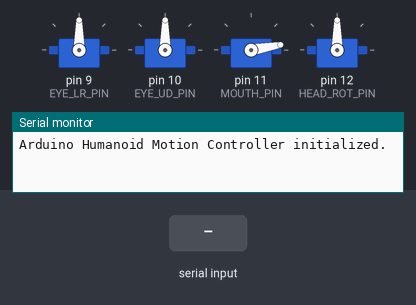
Simulated run of this sketch. Board: Arduino Uno, built with avr-gcc and run on an emulated ATmega328P. On the bench: 4 × servo, the last lines printed to the serial monitor. The test bench sets the inputs (shaded band). Random numbers use the default seed unless the sketch sets one.

Above: at 1.2 s.
1.3 s: "E\n" received over the second serial link
2.8 s: "M\n" received over the second serial link
5.8 s: "H\n" received over the second serial link
At 13.1 s:
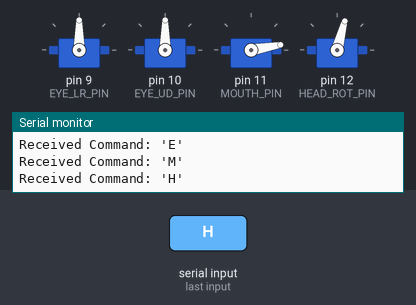
Timing chart, 0 to 13.3 s (numbered marks = the images above; inputs shaded):
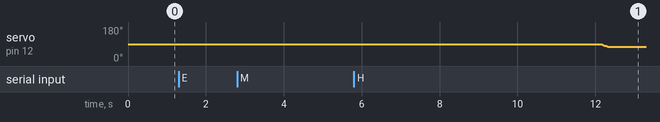

The sketch:

arduino_motion.ino
```cpp
/**
 * AI Humanoid Robot Assistant - Arduino UNO Motion Controller
 *
 * Hardware:
 * - Arduino UNO R3
 * - Servos:
 *   - SG90 Eye Left Right -> Pin 9
 *   - SG90 Eye Up Down    -> Pin 10
 *   - MG90S Mouth         -> Pin 11
 *   - MG945 Head Rotation -> Pin 12
 * - External 5V Power Supply for Servos (Common Ground with Arduino & ESP32 is MANDATORY)
 * - Serial Link to ESP32: SoftwareSerial RX (Pin 2) and TX (Pin 3)
 */

#include <Servo.h>
#include <SoftwareSerial.h>

// Pin Definitions
#define EYE_LR_PIN 9
#define EYE_UD_PIN 10
#define MOUTH_PIN 11
#define HEAD_ROT_PIN 12
#define RX_PIN 2
#define TX_PIN 3

// Software Serial to communicate with ESP32 (to avoid blocking USB programming port)
SoftwareSerial espSerial(RX_PIN, TX_PIN);

// Struct for non-blocking smooth servo movement
struct SmoothServo {
  int pin;
  int currentPos;
  int targetPos;
  float stepSize;       // Angle change per update tick
  unsigned long lastTick;
  int minAngle;
  int maxAngle;
  Servo servoObj;

  void attachServo(int p, int initPos, int minA, int maxA) {
    pin = p;
    currentPos = initPos;
    targetPos = initPos;
    minAngle = minA;
    maxAngle = maxA;
    lastTick = 0;
    stepSize = 1.0;
    servoObj.attach(pin);
    servoObj.write(initPos);
  }

  void setTarget(int target, float speed) {
    targetPos = constrain(target, minAngle, maxAngle);
    stepSize = speed;
  }

  void update() {
    if (currentPos == targetPos) return;

    unsigned long now = millis();
    if (now - lastTick >= 15) { // 15ms tick rate (~66Hz updates)
      lastTick = now;
      if (currentPos < targetPos) {
        currentPos += ceil(stepSize);
        if (currentPos > targetPos) currentPos = targetPos;
      } else {
        currentPos -= ceil(stepSize);
        if (currentPos < targetPos) currentPos = targetPos;
      }
      servoObj.write(currentPos);
    }
  }

  bool isMoving() {
    return currentPos != targetPos;
  }
};

// Instantiating Servos
SmoothServo eyeLR;
SmoothServo eyeUD;
SmoothServo mouth;
SmoothServo headRot;

// State Variables
bool mouthActive = false;
bool eyeActive = true;
bool headActive = true;

// Timers for Random Idle Movements
unsigned long lastBlinkTime = 0;
unsigned long nextBlinkInterval = 4000;

unsigned long lastEyeShiftTime = 0;
unsigned long nextEyeShiftInterval = 2500;

unsigned long lastHeadMoveTime = 0;
unsigned long nextHeadMoveInterval = 5000;

unsigned long lastMouthMoveTime = 0;
unsigned long nextMouthMoveInterval = 150;

// Gesture sequence states
enum Gesture { GESTURE_NONE, GESTURE_NOD, GESTURE_SHAKE };
Gesture activeGesture = GESTURE_NONE;
unsigned long gestureStartTime = 0;
int gestureStep = 0;

void handleSerialCommand(String cmd);
void performIdleMovement();
void handleGestureSequences();

void setup() {
  Serial.begin(115200);   // USB Debug Serial
  espSerial.begin(9600);  // Serial Link to ESP32 (matches ESP32 Serial2)

  // Attach servos with physical operating angle constraints
  eyeLR.attachServo(EYE_LR_PIN, 90, 45, 135);     // Center: 90, Range: 45-135
  eyeUD.attachServo(EYE_UD_PIN, 90, 60, 120);     // Center: 90, Range: 60-120
  mouth.attachServo(MOUTH_PIN, 10, 10, 50);       // Center/Closed: 10, Open: 50
  headRot.attachServo(HEAD_ROT_PIN, 90, 45, 135); // Center: 90, Range: 45-135

  randomSeed(analogRead(0)); // Seed random generator with floating analog pin noise

  lastBlinkTime = millis();
  lastEyeShiftTime = millis();
  lastHeadMoveTime = millis();

  Serial.println("Arduino Humanoid Motion Controller initialized.");
}

void loop() {
  // Update servo positions (non-blocking tick)
  eyeLR.update();
  eyeUD.update();
  mouth.update();
  headRot.update();

  // 1. Check for incoming Serial commands from ESP32
  if (espSerial.available() > 0) {
    String cmd = espSerial.readStringUntil('\n');
    cmd.trim();
    if (cmd.length() > 0) {
      handleSerialCommand(cmd);
    }
  }

  // 2. Perform background/idle gestures
  performIdleMovement();

  // 3. Update active nod/shake gesture sequences
  handleGestureSequences();
}

void handleSerialCommand(String cmd) {
  Serial.print("Received Command: '");
  Serial.print(cmd);
  Serial.println("'");

  if (cmd.startsWith("M")) {
    // Mouth command: M1 = speaking (flapping), M0 = silent (closed)
    if (cmd.charAt(1) == '1') {
      mouthActive = true;
    } else {
      mouthActive = false;
      mouth.setTarget(10, 4.0); // Close mouth immediately
    }
  }
  else if (cmd.startsWith("E")) {
    // Eye state: E1 = enable random shifting, E0 = center
    if (cmd.charAt(1) == '1') {
      eyeActive = true;
    } else {
      eyeActive = false;
      eyeLR.setTarget(90, 3.0);
      eyeUD.setTarget(90, 3.0);
    }
  }
  else if (cmd.startsWith("H")) {
    // Head state: H1 = look around, H0 = center head
    if (cmd.charAt(1) == '1') {
      headActive = true;
    } else if (cmd.charAt(1) == '0') {
      headActive = false;
      headRot.setTarget(90, 2.0); // Center head
    }
    else if (cmd.charAt(1) == 'N') {
      // Trigger Head Nod gesture
      activeGesture = GESTURE_NOD;
      gestureStartTime = millis();
      gestureStep = 0;
    }
    else if (cmd.charAt(1) == 'S') {
      // Trigger Head Shake gesture
      activeGesture = GESTURE_SHAKE;
      gestureStartTime = millis();
      gestureStep = 0;
    }
  }
}

void performIdleMovement() {
  unsigned long now = millis();

  // 1. Natural Blinking: blink eyes by shifting Up-Down servo quickly down then up
  if (now - lastBlinkTime > nextBlinkInterval) {
    lastBlinkTime = now;
    nextBlinkInterval = random(3000, 8000); // Set next blink time between 3-8s

    // Quick blink motion (gaze down quickly, return to center)
    eyeUD.setTarget(110, 8.0);
    delay(80); // Quick delay okay since blinking is extremely short
    eyeUD.setTarget(90, 8.0);
  }

  // 2. Idle Eye Shifts: shift eyes to look around randomly when eyeActive is true
  if (eyeActive && (activeGesture == GESTURE_NONE) && (now - lastEyeShiftTime > nextEyeShiftInterval)) {
    lastEyeShiftTime = now;
    nextEyeShiftInterval = random(1500, 4000);

    int targetX = random(70, 110);
    int targetY = random(80, 100);
    eyeLR.setTarget(targetX, 3.0);
    eyeUD.setTarget(targetY, 3.0);
  }

  // 3. Idle Head Panning: pan head slowly when headActive is true
  if (headActive && (activeGesture == GESTURE_NONE) && (now - lastHeadMoveTime > nextHeadMoveInterval)) {
    lastHeadMoveTime = now;
    nextHeadMoveInterval = random(4000, 9000);

    int targetPan = random(75, 105);
    headRot.setTarget(targetPan, 0.6); // Very slow speed for realistic head panning
  }

  // 4. Speech Mouth Flapping: flap mouth between closed (10) and open (15-45) while mouthActive is true
  if (mouthActive && (now - lastMouthMoveTime > nextMouthMoveInterval)) {
    lastMouthMoveTime = now;
    nextMouthMoveInterval = random(100, 250); // Set speech rhythm speed

    int mouthOpenAngle = random(20, 48); // Vary open angle for organic look
    if (mouth.currentPos <= 15) {
      mouth.setTarget(mouthOpenAngle, 5.0); // Open jaw
    } else {
      mouth.setTarget(10, 5.0); // Close jaw
    }
  }
}

void handleGestureSequences() {
  if (activeGesture == GESTURE_NONE) return;

  unsigned long elapsed = millis() - gestureStartTime;

  if (activeGesture == GESTURE_NOD) {
    // Simulating head nod by shifting eyes down/up and slightly wiggling head
    if (gestureStep == 0) {
      eyeUD.setTarget(110, 4.0);
      headRot.setTarget(95, 2.0);
      gestureStep = 1;
      gestureStartTime = millis();
    }
    else if (gestureStep == 1 && elapsed > 250) {
      eyeUD.setTarget(70, 4.0);
      headRot.setTarget(85, 2.0);
      gestureStep = 2;
      gestureStartTime = millis();
    }
    else if (gestureStep == 2 && elapsed > 250) {
      eyeUD.setTarget(90, 4.0);
      headRot.setTarget(90, 2.0);
      gestureStep = 3;
      gestureStartTime = millis();
    }
    else if (gestureStep == 3 && elapsed > 250) {
      activeGesture = GESTURE_NONE; // Nod completed
    }
  }

  else if (activeGesture == GESTURE_SHAKE) {
    // Shake Head: rotate head yaw left, then right, then left, then center
    if (gestureStep == 0) {
      headRot.setTarget(70, 4.0);
      gestureStep = 1;
      gestureStartTime = millis();
    }
    else if (gestureStep == 1 && elapsed > 250) {
      headRot.setTarget(110, 4.0);
      gestureStep = 2;
      gestureStartTime = millis();
    }
    else if (gestureStep == 2 && elapsed > 250) {
      headRot.setTarget(70, 4.0);
      gestureStep = 3;
      gestureStartTime = millis();
    }
    else if (gestureStep == 3 && elapsed > 250) {
      headRot.setTarget(90, 4.0);
      gestureStep = 4;
      gestureStartTime = millis();
    }
    else if (gestureStep == 4 && elapsed > 250) {
      activeGesture = GESTURE_NONE; // Shake completed
    }
  }
}
```
